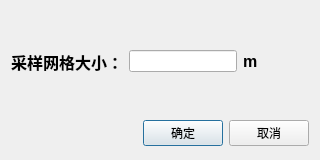
<?xml version="1.0" encoding="UTF-8"?>
<ui version="4.0">
 <class>FilterUniform</class>
 <widget class="QDialog" name="FilterUniform">
  <property name="geometry">
   <rect>
    <x>0</x>
    <y>0</y>
    <width>320</width>
    <height>160</height>
   </rect>
  </property>
  <property name="minimumSize">
   <size>
    <width>320</width>
    <height>160</height>
   </size>
  </property>
  <property name="maximumSize">
   <size>
    <width>320</width>
    <height>160</height>
   </size>
  </property>
  <property name="windowTitle">
   <string>Dialog</string>
  </property>
  <layout class="QGridLayout" name="gridLayout">
   <item row="0" column="0">
    <layout class="QHBoxLayout" name="horizontalLayout">
     <item>
      <widget class="QLabel" name="label">
       <property name="font">
        <font>
         <family>Arial</family>
         <pointsize>12</pointsize>
         <weight>75</weight>
         <bold>true</bold>
        </font>
       </property>
       <property name="text">
        <string>采样网格大小：</string>
       </property>
      </widget>
     </item>
     <item>
      <widget class="QLineEdit" name="lineEdit"/>
     </item>
     <item>
      <widget class="QLabel" name="label_2">
       <property name="font">
        <font>
         <family>Arial</family>
         <pointsize>12</pointsize>
         <weight>75</weight>
         <bold>true</bold>
        </font>
       </property>
       <property name="text">
        <string>m</string>
       </property>
      </widget>
     </item>
     <item>
      <spacer name="horizontalSpacer">
       <property name="orientation">
        <enum>Qt::Horizontal</enum>
       </property>
       <property name="sizeHint" stdset="0">
        <size>
         <width>40</width>
         <height>20</height>
        </size>
       </property>
      </spacer>
     </item>
    </layout>
   </item>
   <item row="1" column="0">
    <layout class="QHBoxLayout">
     <property name="spacing">
      <number>6</number>
     </property>
     <property name="leftMargin">
      <number>0</number>
     </property>
     <property name="topMargin">
      <number>0</number>
     </property>
     <property name="rightMargin">
      <number>0</number>
     </property>
     <property name="bottomMargin">
      <number>0</number>
     </property>
     <item>
      <spacer>
       <property name="orientation">
        <enum>Qt::Horizontal</enum>
       </property>
       <property name="sizeHint" stdset="0">
        <size>
         <width>131</width>
         <height>31</height>
        </size>
       </property>
      </spacer>
     </item>
     <item>
      <widget class="QPushButton" name="btn_Ok">
       <property name="text">
        <string>确定</string>
       </property>
      </widget>
     </item>
     <item>
      <widget class="QPushButton" name="btn_Cancel">
       <property name="text">
        <string>取消</string>
       </property>
      </widget>
     </item>
    </layout>
   </item>
  </layout>
 </widget>
 <resources/>
 <connections>
  <connection>
   <sender>btn_Ok</sender>
   <signal>clicked()</signal>
   <receiver>FilterUniform</receiver>
   <slot>btn_Ok_clicked()</slot>
   <hints>
    <hint type="sourcelabel">
     <x>228</x>
     <y>127</y>
    </hint>
    <hint type="destinationlabel">
     <x>96</x>
     <y>254</y>
    </hint>
   </hints>
  </connection>
  <connection>
   <sender>btn_Cancel</sender>
   <signal>clicked()</signal>
   <receiver>FilterUniform</receiver>
   <slot>btn_Cancel_clicked()</slot>
   <hints>
    <hint type="sourcelabel">
     <x>309</x>
     <y>127</y>
    </hint>
    <hint type="destinationlabel">
     <x>179</x>
     <y>282</y>
    </hint>
   </hints>
  </connection>
 </connections>
 <slots>
  <slot>btn_Ok_clicked()</slot>
  <slot>btn_Cancel_clicked()</slot>
 </slots>
</ui>
